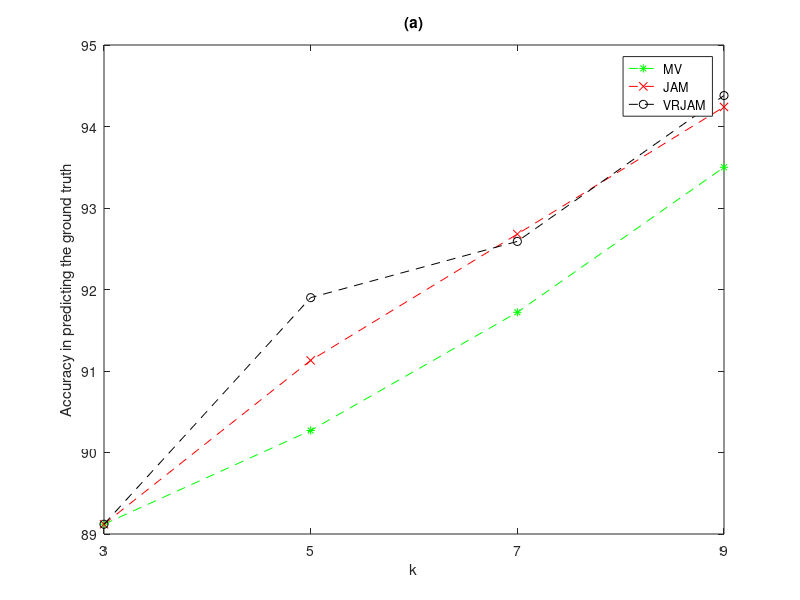
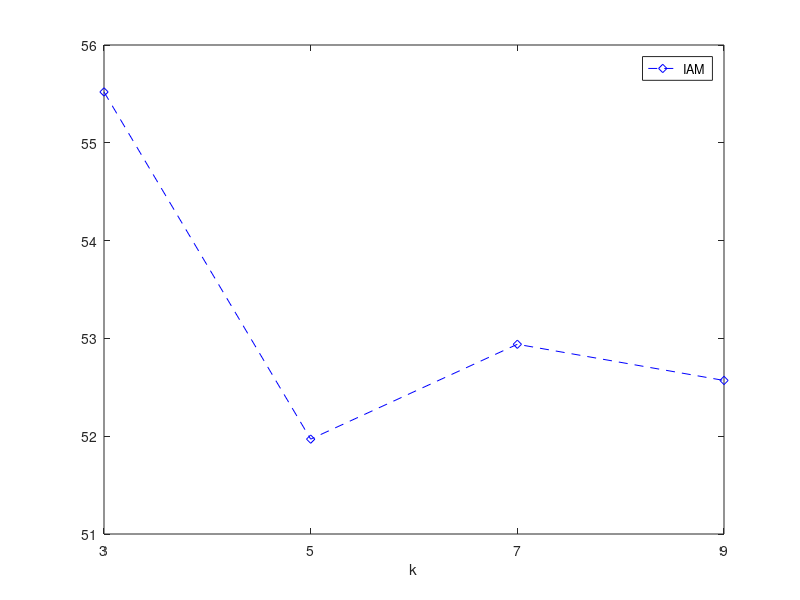
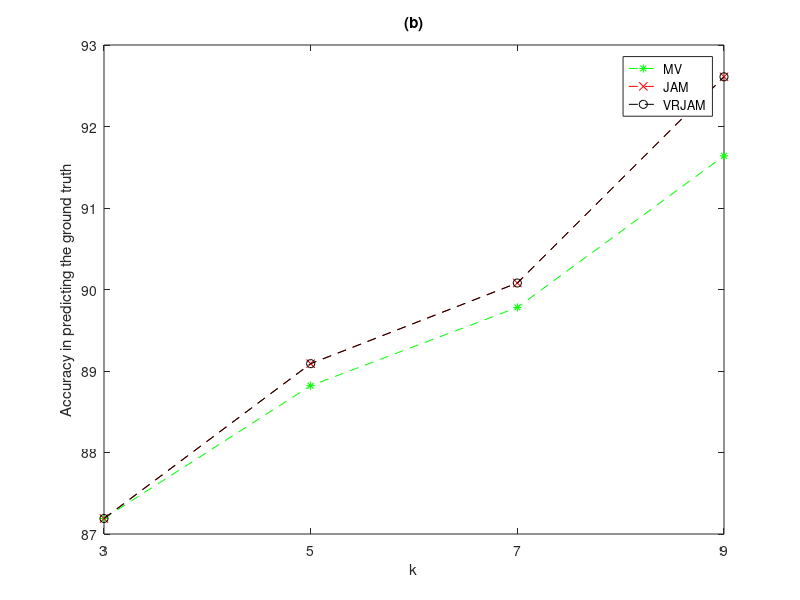
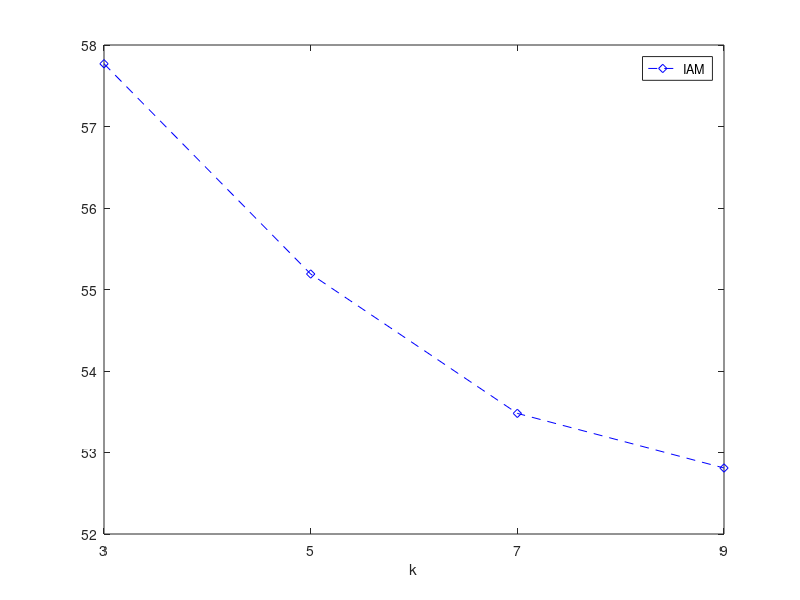

Reproduce these figures in MATLAB, in order.
k = [3 5 7 9];

mv_rw = [89.12 90.27 91.72 93.50] ; 
iam_rw = [55.52 51.97 52.94 52.57]; 
jam_rw = [89.12 91.13 92.68 94.24];
vrjam_rw = [89.12 91.90 92.59 94.38]; 

mv_ww = [87.19 88.82 89.78 91.64]; 
iam_ww = [57.77 55.19 53.48 52.81]; 
jam_ww = [87.19 89.09 90.08 92.61];
vrjam_ww = [87.19 89.09 90.08 92.61];

figure; 
hold off;
plot (k,mv_rw,'--g*');
hold on;
%plot (k,iam_rw,'--bd');
plot (k,jam_rw,'--rx');
plot (k,vrjam_rw,'--ko');
ylabel('Accuracy in predicting the ground truth');
xlabel('k','Interpreter','Tex');
set(gca,'XTick',[3 5 7 9])
%legend('MV','IAM','JAM','VRJAM');
legend('MV','JAM','VRJAM');
title('(a)');

figure;
plot (k,iam_rw,'--bd');
legend('IAM');
xlabel('k','Interpreter','Tex');
set(gca,'XTick',[3 5 7 9])


figure;
hold off;
plot (k,mv_ww,'--g*');
hold on;
%plot (k,iam_ww,'--bd');
plot (k,jam_ww,'--rx');
plot (k,vrjam_ww,'--ko');
ylabel('Accuracy in predicting the ground truth');
xlabel('k','Interpreter','Tex');
set(gca,'XTick',[3 5 7 9])
%legend('MV','IAM','JAM','VRJAM');
legend('MV','JAM','VRJAM');
title('(b)');

figure;
plot (k,iam_ww,'--bd');
legend('IAM');
xlabel('k','Interpreter','Tex');
set(gca,'XTick',[3 5 7 9])
